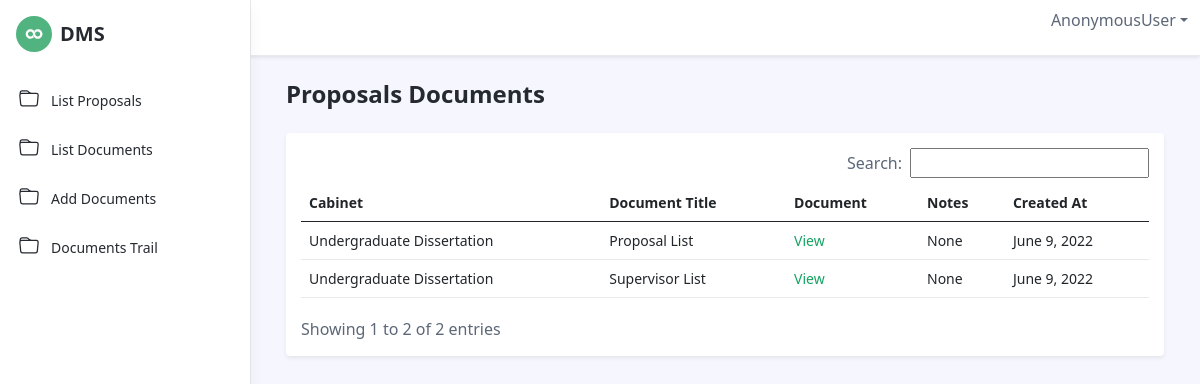
Page /student/list_proposals on the committed database.
### cabinet/models.py (models this page shows)
class ProposalCabinet(models.Model):
    def create_unique_path(instance, filename):
        return os.path.join("uploads/proposal_ideas/"+"/", filename)
    DEPARTMENT = (
        ('', '------------'),
        ('information_systems', 'Information Systems'),
        ('computer_science', 'Computer Science'),
        ('business_studies_and_computing_science', 'Business Studies And Computing Science'),
        ('accounting', 'Accounting'),
    )
    FUNCTIONS = (
        ('', '------------'),
        ('undergraduate_dissertation', 'Undergraduate Dissertation'),
        ('masters_thesis', 'Masters Thesis'),
        ('phd_thesis', 'PHD Thesis'),
        ('professor_thesis', 'Professor Thesis'),
        ('research', 'Research'),
    )
    document_title = models.CharField(default="", max_length=30)
    cabinet = models.CharField(blank=True , default='no' ,max_length=100 , choices = FUNCTIONS)
    dapartment = models.CharField(blank=True , default='no' ,max_length=100 , choices = DEPARTMENT)
    document = models.FileField(upload_to=create_unique_path ,validators=[FileExtensionValidator(allowed_extensions=['pdf','docx','jpg','png' ,'jpeg','doc','xlsx'])])
    notes = models.CharField(blank=True ,null =True , default="" ,max_length=100)
    user_name = models.CharField(default=None, max_length=100)
    created_at = models.DateField(default=None)
    updated_at = models.DateField(default=None)
    created_by = models.CharField(default=None, max_length=30)

### students/views.py (the view)
# urls.py: path('list_proposals', views.ListProposal.as_view() , name="list_proposals"),
class ListProposal(ListView):
    model = ProposalCabinet
    template_name = 'students/list_proposals.html'
    def get_context_data(self, **kwargs):
        context = super(ListProposal, self).get_context_data(**kwargs)
        context['title'] = "Listing Proposals"
        return context

### students/templates/students/list_proposals.html (shortened to what this page needs)
{% extends 'base.html' %}
{% load static %}
{% block menu %}
<ul class="app-menu list-unstyled accordion" id="menu-accordion">
	<li class="nav-item">
		<a class="nav-link" href="{% url 'student:list_proposals' %}">
			<span class="nav-icon">
			</span>
			<span class="nav-link-text">List Proposals</span>
		</a>
	</li>
	<li class="nav-item">
		<a class="nav-link" href="{% url 'student:list_documents' %}">
			<span class="nav-icon">
			</span>
			<span class="nav-link-text">List Documents</span>
		</a>
	</li>
	<li class="nav-item">
		<a class="nav-link" href="{% url 'student:create_document' %}">
			<span class="nav-icon">
			</span>
			<span class="nav-link-text">Add Documents</span>
		</a>
	</li>
    <li class="nav-item">
		<a class="nav-link" href="{% url 'student:documents_trail' %}">
			<span class="nav-icon">
			</span>
			<span class="nav-link-text">Documents Trail</span>
		</a>
	</li>
</ul>
{% endblock %}
{% block content %}
<div class="app-wrapper">
    <div class="app-content pt-3 p-md-3 p-lg-4">
        <div class="container-xl">
            <div class="row g-3 mb-4 align-items-center justify-content-between">
                <div class="col-auto">
                    <h1 class="app-page-title mb-0">Proposals Documents</h1>
                </div>
            </div>
            <div class="tab-content" id="orders-table-tab-content">
                <div class="tab-pane fade show active" id="orders-all" role="tabpanel" aria-labelledby="orders-all-tab">
                    <div class="app-card app-card-orders-table shadow-sm mb-5">
                        <div class="app-card-body">
                            <div class="table-responsive" style="padding: 15px;">
                                <table id="example" class="table app-table-hover mb-0 text-left">
                                    <thead>
                                        <tr>
                                            <th>Cabinet</th>
                                            <th>Document Title</th>
                                            <th>Document</th>
                                            <th>Notes</th>
                                            <th>Created At</th>
                                        </tr>
                                    </thead>
                                    <tbody>
                                        {% for item in object_list %}
                                            <tr>
                                                {% if item.cabinet == "undergraduate_dissertation" %}
                                                        <td>Undergraduate Dissertation</td>
                                                {% elif item.cabinet == "masters_thesis" %}
                                                    <td>Masters Thesis</td>
                                                {% elif item.cabinet == "phd_thesis" %}
                                                    <td>Doctorate Thesis</td>
                                                {% elif item.cabinet == "professor_thesis" %}
                                                    <td>Masters Thesis</td>
                                                {% else %}
                                                    <td>Research</td>
                                                {% endif %}
                                                <td>{{ item.document_title }}</td>
                                                <td><a type="application/octet-stream" href="{{item.document.url}}" > View</a></td>
                                                <td>{{ item.notes }}</td>
                                                <td>{{ item.created_at }}</td>
                                            </tr>
                                        {% endfor %}
                                    </tbody>
                                </table>
                            </div>
                        </div>
                    </div>
                </div>
            </div>
        </div>
    </div>
</div>
{% endblock %}

### rows in the picture
ProposalCabinet: shows "Undergraduate Dissertation", document_title "Proposal List", notes "None", created_at "June 9, 2022"
ProposalCabinet: shows "Undergraduate Dissertation", document_title "Supervisor List", notes "None", created_at "June 9, 2022"

### other values in the picture
{{ request.user }} "AnonymousUser"
